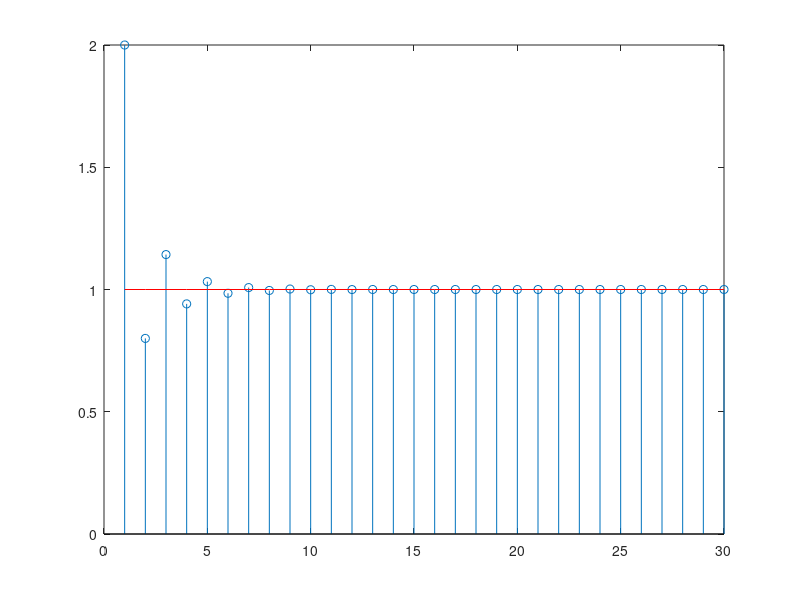
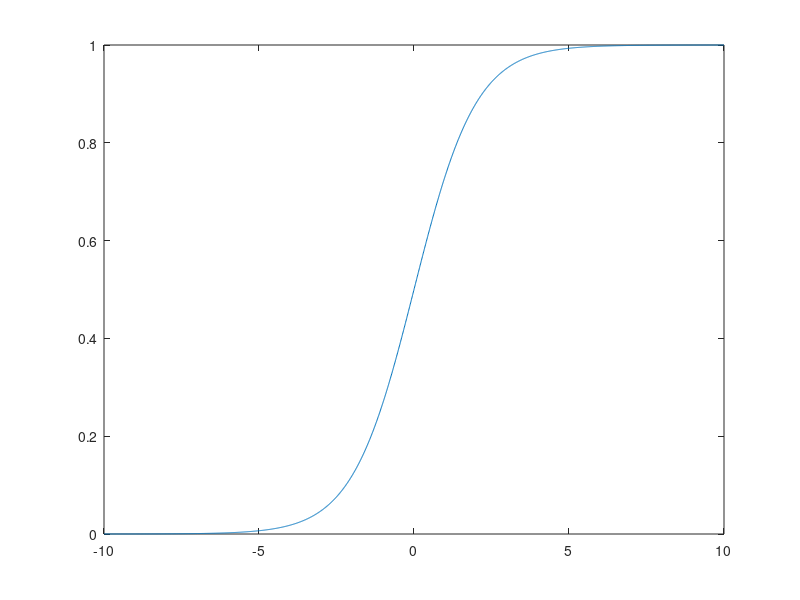

MATLAB code for these plots, in order:

x=1:1:30;
result1=(2.^x)./(2.^x+(-1).^x)
x1=ones(1,30)
figure
stem(x,result1);
hold on;
plot(x,x1,'r');
hold off;
%%
z=-10:0.01:10
fz=1./(1+exp(-z))
figure
plot(z,fz)